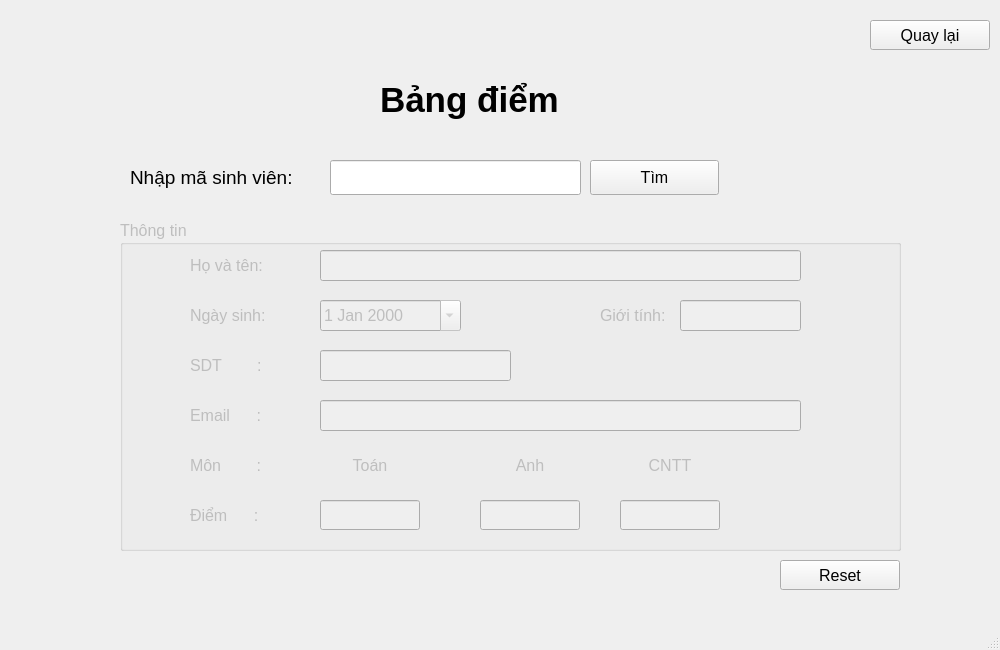
<?xml version="1.0" encoding="UTF-8"?>
<ui version="4.0">
 <class>MainWindow</class>
 <widget class="QMainWindow" name="MainWindow">
  <property name="enabled">
   <bool>true</bool>
  </property>
  <property name="geometry">
   <rect>
    <x>0</x>
    <y>0</y>
    <width>1000</width>
    <height>650</height>
   </rect>
  </property>
  <property name="windowTitle">
   <string>MainWindow</string>
  </property>
  <widget class="QWidget" name="centralwidget">
   <widget class="QLabel" name="label_2">
    <property name="geometry">
     <rect>
      <x>130</x>
      <y>160</y>
      <width>201</width>
      <height>35</height>
     </rect>
    </property>
    <property name="font">
     <font>
      <pointsize>14</pointsize>
     </font>
    </property>
    <property name="text">
     <string>Nhập mã sinh viên:</string>
    </property>
   </widget>
   <widget class="QLineEdit" name="msv">
    <property name="geometry">
     <rect>
      <x>330</x>
      <y>160</y>
      <width>251</width>
      <height>35</height>
     </rect>
    </property>
    <property name="font">
     <font>
      <pointsize>12</pointsize>
     </font>
    </property>
   </widget>
   <widget class="QPushButton" name="search">
    <property name="geometry">
     <rect>
      <x>590</x>
      <y>160</y>
      <width>129</width>
      <height>35</height>
     </rect>
    </property>
    <property name="font">
     <font>
      <pointsize>12</pointsize>
     </font>
    </property>
    <property name="text">
     <string>Tìm</string>
    </property>
   </widget>
   <widget class="QGroupBox" name="groupBox">
    <property name="enabled">
     <bool>false</bool>
    </property>
    <property name="geometry">
     <rect>
      <x>120</x>
      <y>220</y>
      <width>781</width>
      <height>331</height>
     </rect>
    </property>
    <property name="font">
     <font>
      <pointsize>12</pointsize>
     </font>
    </property>
    <property name="title">
     <string>Thông tin </string>
    </property>
    <widget class="QLabel" name="label_3">
     <property name="geometry">
      <rect>
       <x>70</x>
       <y>30</y>
       <width>100</width>
       <height>31</height>
      </rect>
     </property>
     <property name="font">
      <font>
       <pointsize>12</pointsize>
      </font>
     </property>
     <property name="text">
      <string>Họ và tên: </string>
     </property>
    </widget>
    <widget class="QLineEdit" name="name">
     <property name="geometry">
      <rect>
       <x>200</x>
       <y>30</y>
       <width>481</width>
       <height>31</height>
      </rect>
     </property>
     <property name="font">
      <font>
       <pointsize>12</pointsize>
      </font>
     </property>
     <property name="readOnly">
      <bool>true</bool>
     </property>
    </widget>
    <widget class="QLabel" name="label_4">
     <property name="geometry">
      <rect>
       <x>70</x>
       <y>80</y>
       <width>100</width>
       <height>31</height>
      </rect>
     </property>
     <property name="font">
      <font>
       <pointsize>12</pointsize>
      </font>
     </property>
     <property name="text">
      <string>Ngày sinh:</string>
     </property>
    </widget>
    <widget class="QLineEdit" name="sex">
     <property name="geometry">
      <rect>
       <x>560</x>
       <y>80</y>
       <width>121</width>
       <height>31</height>
      </rect>
     </property>
     <property name="font">
      <font>
       <pointsize>12</pointsize>
      </font>
     </property>
     <property name="readOnly">
      <bool>true</bool>
     </property>
    </widget>
    <widget class="QLabel" name="label_5">
     <property name="geometry">
      <rect>
       <x>480</x>
       <y>80</y>
       <width>91</width>
       <height>31</height>
      </rect>
     </property>
     <property name="font">
      <font>
       <pointsize>12</pointsize>
      </font>
     </property>
     <property name="text">
      <string>Giới tính:</string>
     </property>
    </widget>
    <widget class="QLabel" name="label_6">
     <property name="geometry">
      <rect>
       <x>70</x>
       <y>130</y>
       <width>100</width>
       <height>31</height>
      </rect>
     </property>
     <property name="font">
      <font>
       <pointsize>12</pointsize>
      </font>
     </property>
     <property name="text">
      <string>SDT        :</string>
     </property>
    </widget>
    <widget class="QLineEdit" name="phone">
     <property name="geometry">
      <rect>
       <x>200</x>
       <y>130</y>
       <width>191</width>
       <height>31</height>
      </rect>
     </property>
     <property name="font">
      <font>
       <pointsize>12</pointsize>
      </font>
     </property>
     <property name="text">
      <string/>
     </property>
     <property name="readOnly">
      <bool>true</bool>
     </property>
    </widget>
    <widget class="QLineEdit" name="email">
     <property name="geometry">
      <rect>
       <x>200</x>
       <y>180</y>
       <width>481</width>
       <height>31</height>
      </rect>
     </property>
     <property name="font">
      <font>
       <pointsize>12</pointsize>
      </font>
     </property>
     <property name="readOnly">
      <bool>true</bool>
     </property>
    </widget>
    <widget class="QLabel" name="label_11">
     <property name="geometry">
      <rect>
       <x>70</x>
       <y>180</y>
       <width>100</width>
       <height>31</height>
      </rect>
     </property>
     <property name="font">
      <font>
       <pointsize>12</pointsize>
      </font>
     </property>
     <property name="text">
      <string>Email      :</string>
     </property>
    </widget>
    <widget class="QLabel" name="label_13">
     <property name="geometry">
      <rect>
       <x>200</x>
       <y>230</y>
       <width>100</width>
       <height>30</height>
      </rect>
     </property>
     <property name="font">
      <font>
       <pointsize>12</pointsize>
      </font>
     </property>
     <property name="layoutDirection">
      <enum>Qt::LeftToRight</enum>
     </property>
     <property name="text">
      <string>Toán</string>
     </property>
     <property name="alignment">
      <set>Qt::AlignCenter</set>
     </property>
    </widget>
    <widget class="QLineEdit" name="toan">
     <property name="geometry">
      <rect>
       <x>200</x>
       <y>280</y>
       <width>100</width>
       <height>30</height>
      </rect>
     </property>
     <property name="font">
      <font>
       <pointsize>12</pointsize>
      </font>
     </property>
     <property name="readOnly">
      <bool>true</bool>
     </property>
    </widget>
    <widget class="QLabel" name="label_14">
     <property name="geometry">
      <rect>
       <x>360</x>
       <y>230</y>
       <width>100</width>
       <height>30</height>
      </rect>
     </property>
     <property name="font">
      <font>
       <pointsize>12</pointsize>
      </font>
     </property>
     <property name="layoutDirection">
      <enum>Qt::LeftToRight</enum>
     </property>
     <property name="text">
      <string>Anh</string>
     </property>
     <property name="alignment">
      <set>Qt::AlignCenter</set>
     </property>
    </widget>
    <widget class="QLineEdit" name="anh">
     <property name="geometry">
      <rect>
       <x>360</x>
       <y>280</y>
       <width>100</width>
       <height>30</height>
      </rect>
     </property>
     <property name="font">
      <font>
       <pointsize>12</pointsize>
      </font>
     </property>
     <property name="readOnly">
      <bool>true</bool>
     </property>
    </widget>
    <widget class="QLabel" name="label_15">
     <property name="geometry">
      <rect>
       <x>500</x>
       <y>230</y>
       <width>100</width>
       <height>30</height>
      </rect>
     </property>
     <property name="font">
      <font>
       <pointsize>12</pointsize>
      </font>
     </property>
     <property name="layoutDirection">
      <enum>Qt::LeftToRight</enum>
     </property>
     <property name="text">
      <string>CNTT</string>
     </property>
     <property name="alignment">
      <set>Qt::AlignCenter</set>
     </property>
    </widget>
    <widget class="QLineEdit" name="cntt">
     <property name="geometry">
      <rect>
       <x>500</x>
       <y>280</y>
       <width>100</width>
       <height>30</height>
      </rect>
     </property>
     <property name="font">
      <font>
       <pointsize>12</pointsize>
      </font>
     </property>
     <property name="readOnly">
      <bool>true</bool>
     </property>
    </widget>
    <widget class="QLabel" name="label_12">
     <property name="geometry">
      <rect>
       <x>70</x>
       <y>230</y>
       <width>100</width>
       <height>31</height>
      </rect>
     </property>
     <property name="font">
      <font>
       <pointsize>12</pointsize>
      </font>
     </property>
     <property name="text">
      <string>Môn        :</string>
     </property>
    </widget>
    <widget class="QLabel" name="label_21">
     <property name="geometry">
      <rect>
       <x>70</x>
       <y>280</y>
       <width>100</width>
       <height>31</height>
      </rect>
     </property>
     <property name="font">
      <font>
       <pointsize>12</pointsize>
      </font>
     </property>
     <property name="text">
      <string>Điểm      :</string>
     </property>
    </widget>
    <widget class="QDateEdit" name="day">
     <property name="geometry">
      <rect>
       <x>200</x>
       <y>80</y>
       <width>141</width>
       <height>31</height>
      </rect>
     </property>
     <property name="readOnly">
      <bool>true</bool>
     </property>
     <property name="keyboardTracking">
      <bool>true</bool>
     </property>
     <property name="showGroupSeparator" stdset="0">
      <bool>false</bool>
     </property>
     <property name="calendarPopup">
      <bool>true</bool>
     </property>
    </widget>
   </widget>
   <widget class="QPushButton" name="back">
    <property name="geometry">
     <rect>
      <x>870</x>
      <y>20</y>
      <width>120</width>
      <height>30</height>
     </rect>
    </property>
    <property name="font">
     <font>
      <pointsize>12</pointsize>
     </font>
    </property>
    <property name="text">
     <string>Quay lại</string>
    </property>
   </widget>
   <widget class="QLabel" name="label">
    <property name="geometry">
     <rect>
      <x>380</x>
      <y>70</y>
      <width>231</width>
      <height>60</height>
     </rect>
    </property>
    <property name="font">
     <font>
      <pointsize>26</pointsize>
      <weight>75</weight>
      <bold>true</bold>
     </font>
    </property>
    <property name="text">
     <string>Bảng điểm</string>
    </property>
   </widget>
   <widget class="QPushButton" name="reset">
    <property name="geometry">
     <rect>
      <x>780</x>
      <y>560</y>
      <width>120</width>
      <height>30</height>
     </rect>
    </property>
    <property name="font">
     <font>
      <pointsize>12</pointsize>
     </font>
    </property>
    <property name="text">
     <string>Reset</string>
    </property>
   </widget>
  </widget>
  <widget class="QMenuBar" name="menubar">
   <property name="geometry">
    <rect>
     <x>0</x>
     <y>0</y>
     <width>1000</width>
     <height>21</height>
    </rect>
   </property>
  </widget>
  <widget class="QStatusBar" name="statusbar"/>
 </widget>
 <resources/>
 <connections/>
</ui>
